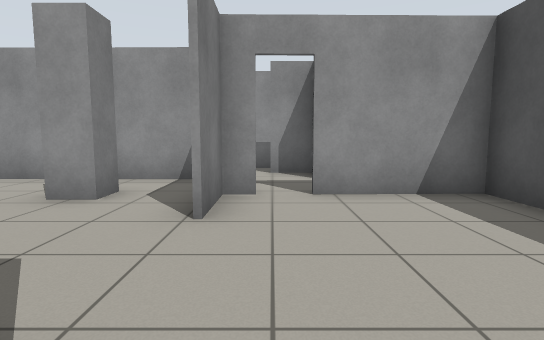
view 1 (above)

23 first-person views from a walk through a robot-simulator world made for Gazebo. The camera is 0.94 m above the floor, tilts 6° down and sees 80° across. The floor is counted in squares, 1 m on a side. Each view is taken from the middle of a square. On the plan, view 1 faces up. The plan holds only what a view shows up to about 12 squares ahead; the rest is blank.

view 2
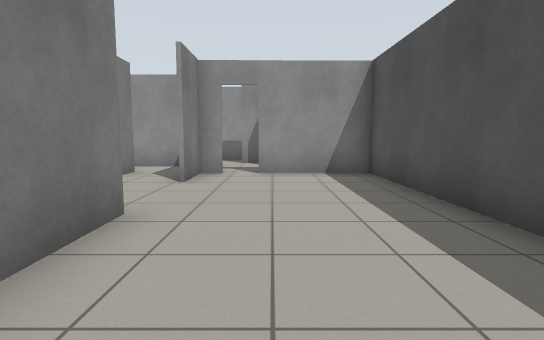

view 3
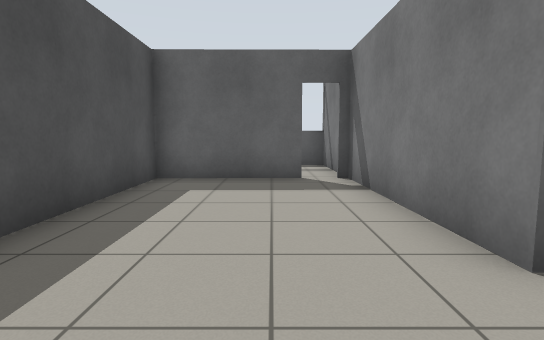

view 4
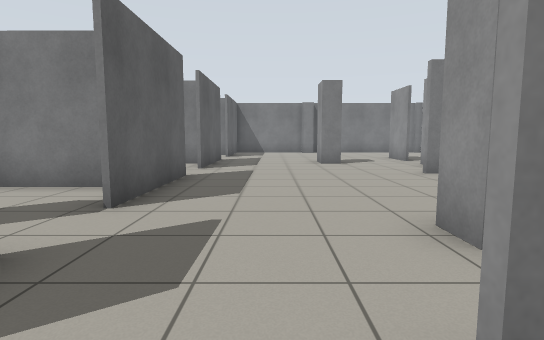

view 5
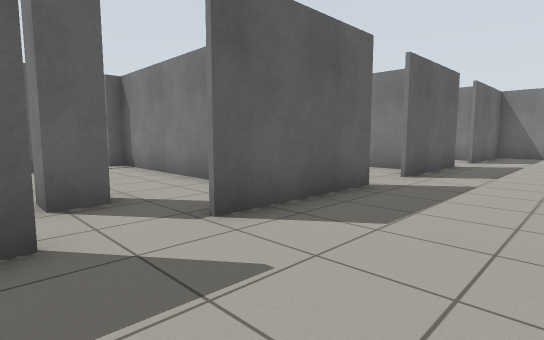

view 6
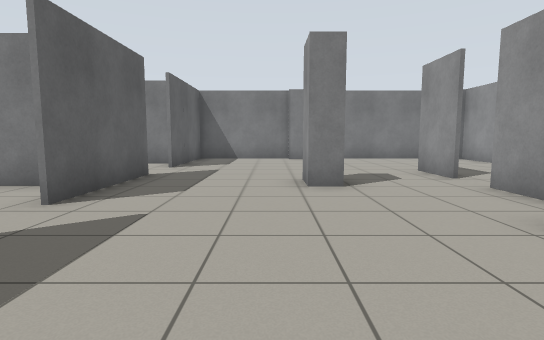

view 7
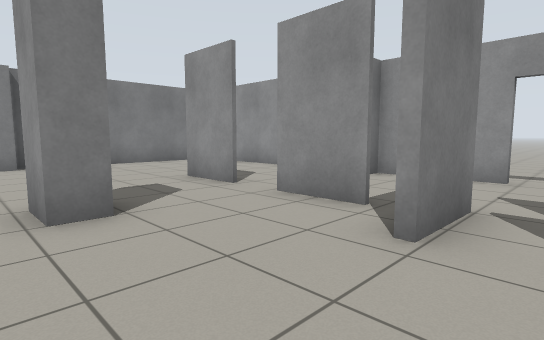

view 8
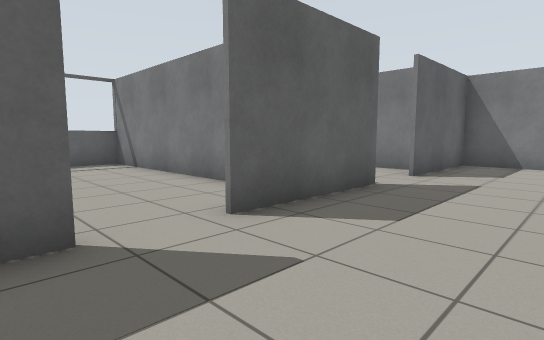

view 9
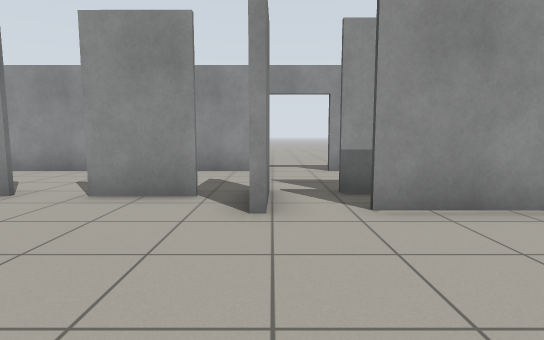

view 10
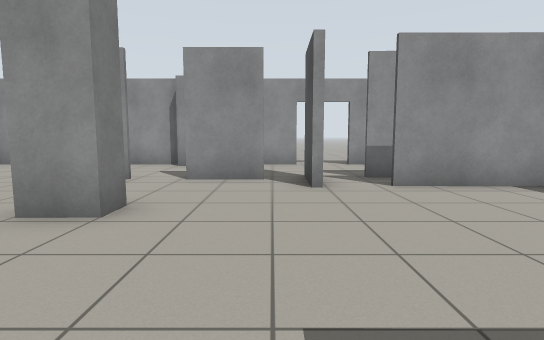

view 11
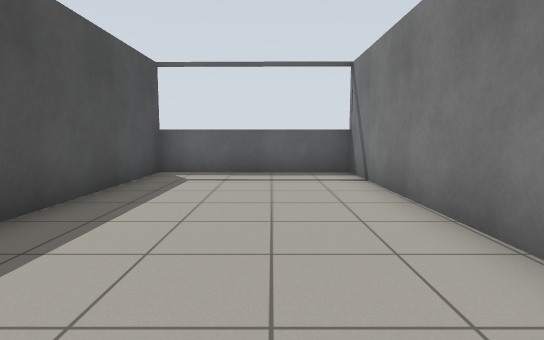

view 12
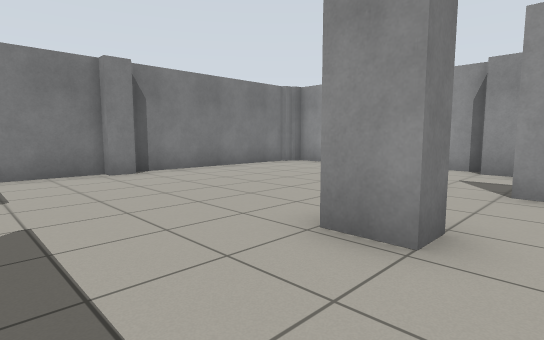

view 13
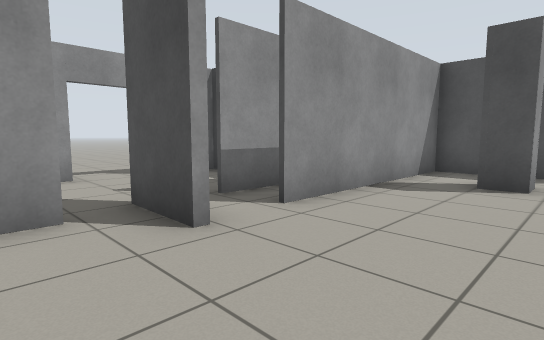

view 14
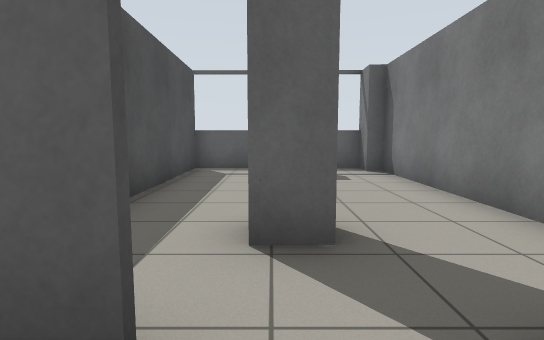

view 15
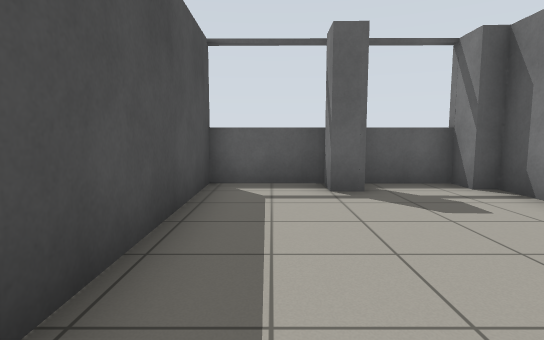

view 16
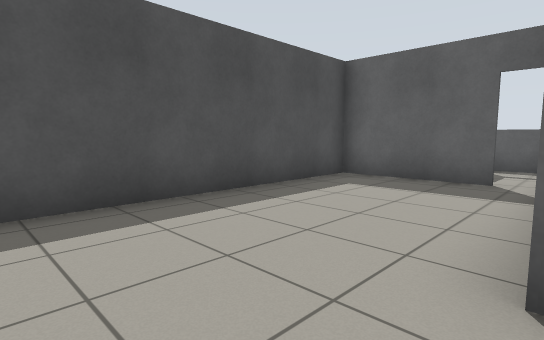

view 17
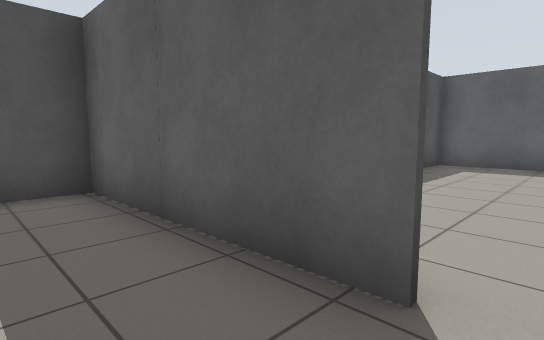

view 18
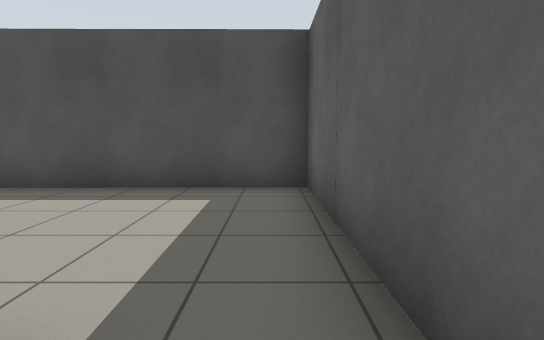

view 19
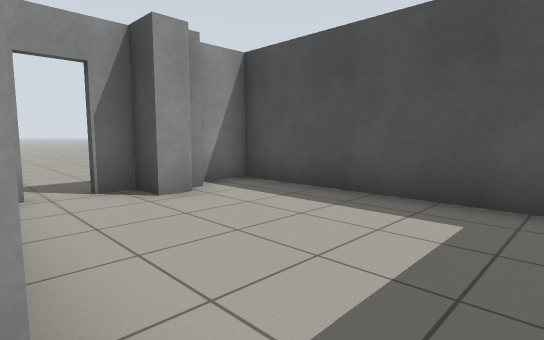

view 20
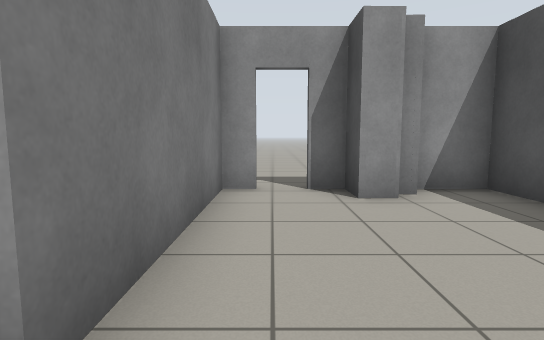

view 21
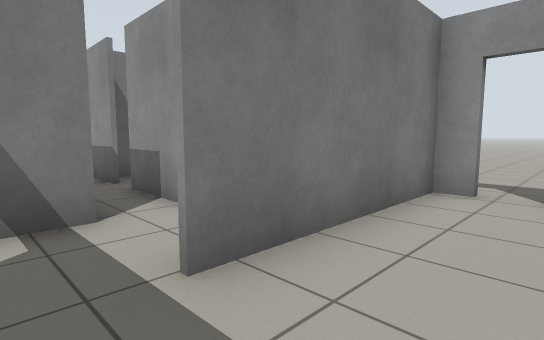

view 22
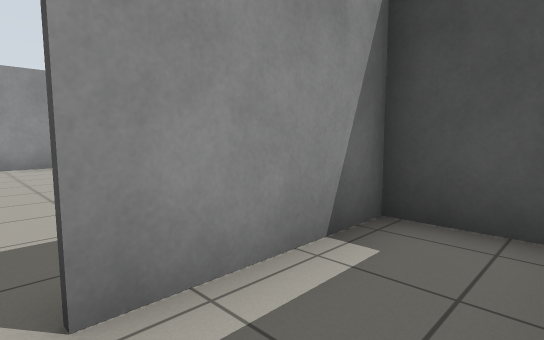

view 23
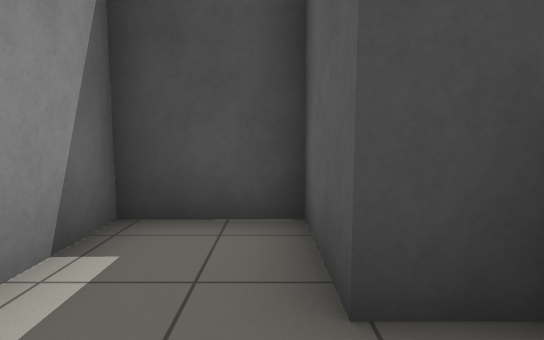

### Floor plan
Points are (right, up) in squares from view 1. A wall is a line through its corners. A room is listed if a view was taken in it or the views show most of it. See-through windows are left out.
Room 1 (views 1, 2, 3, 4)
walls: (-0.8, 0.9) (-0.7, -4); (0.3, -4.2) (3.6, -4.2); (3.6, -3.9) (3.5, 5.2) (0.6, 5.2); (-0.2, 5.2) (-0.9, 5.2) (-0.8, 3.6)
ways out: opening at (-1, 2.5) to room 2; open door at (0, 5) to room 4; open door at (0, -4) to room 5
Room 2 (views 5, 6, 7, 8, 9, 10, 11, 12, 13, 14, 16)
walls: (-11.1, 5.4) (-11.1, 4.7) (-11.9, 4.7); (-12, 8) (-13.9, 8); (-9.1, 8) (-10.9, 8); (-8.3, 6.8) (-8.2, 8.5); (-8, 8.5) (-8.1, 6.8); (-12.9, 1) (-9.3, 1); (-12, 11.7) (-18, 11.7); (-7.8, 0.9) (-4.1, 0.9); (-8.1, 11.7) (-11.1, 11.7) (-11.1, 11.2) (-12, 11.2); (-18.1, 5.3) (-18.1, 4.6) (-18.5, 4.6) (-18.5, 1.1) (-14.6, 1); (-3.6, 8.3) (-6.9, 8.3); (-2.7, 5.5) (-2.7, 4.7) (-3.3, 4.7) (-3.4, 5.5); (-2.6, 5.5) (-2.6, 4.7); (-4.8, 11.7) (-6.5, 11.7); (-18.5, 10.7) (-18.5, 5.2); (-2.5, 0.9) (-0.8, 0.9); (-1, 5.9) (-1, 7) (-6.8, 7)
ways out: opening at (-1, 2.5) to room 1; opening at (-3.5, 1) to room 3; opening at (-8.5, 1) to room 6; opening at (-13.5, 1); open door at (-7.5, 12); gap at (-11.5, 8); gap at (-9, 8); gap at (-7, 8)
Room 3 (view 15)
walls: (-3.6, -0.7) (-2.8, -0.7) (-2.8, -1.5); (-3.6, -6.5) (-2.9, -6.5); (-5.9, 0) (-6, -6.5); (-5.6, -7.4) (-1.1, -7.4); (-0.8, -7.7) (-0.8, -2.2)
ways out: opening at (-3.5, 1) to room 2
Room 4 (views 17, 18, 19, 20, 21)
walls: (1.1, 8.2) (-0.1, 8.2); (3.9, 10.8) (3.4, 10.8) (3.4, 11.7) (2.6, 11.7); (4.5, 11.2) (4, 11.2); (0.6, 5.3) (5.9, 5.3) (5.8, 11.7) (4.5, 11.7); (1.7, 11.7) (1.1, 11.7) (1.1, 7); (-0.9, 7.2) (-0.9, 6.2)
ways out: open door at (0, 5) to room 1; open door at (2, 12)
Room 5 (views 22, 23)
walls: (1.6, -6.4) (3.6, -6.4) (3.6, -3.9); (-0.7, -4) (-0.7, -7.6); (3.6, -4.3) (0.3, -4.3); (-1.1, -7.4) (0.9, -7.4)
ways out: open door at (0, -4) to room 1
Room 6 (no view inside)
walls: (-11.1, 0.6) (-11, -7.6); (-11.1, -7.3) (-6.1, -7.4); (-6.1, -7.6) (-6, -2.4)
ways out: opening at (-8.5, 1) to room 2

Where each view was taken, in squares from view 1:
view 1: 0 up, 0 right, facing up
view 2: 3 down, 1 right, facing up
view 3: 3 up, 1 right, facing down
view 4: 3 up, 0 right, facing left
view 5: 4 up, 2 left, facing down-left
view 6: 4 up, 5 left, facing left
view 7: 4 up, 7 left, facing up-left
view 8: 4 up, 7 left, facing down-left
view 9: 3 up, 8 left, facing up
view 10: 1 up, 9 left, facing up
view 11: 1 up, 9 left, facing down
view 12: 2 up, 10 left, facing up-left
view 13: 4 up, 10 left, facing up-right
view 14: 2 up, 3 left, facing down
view 15: 1 down, 2 left, facing down
view 16: 3 up, 1 left, facing down-right
view 17: 7 up, 0 right, facing down-right
view 18: 6 up, 0 right, facing right
view 19: 6 up, 1 right, facing up-right
view 20: 6 up, 2 right, facing up
view 21: 6 up, 3 right, facing up-left
view 22: 6 down, 0 right, facing up-right
view 23: 6 down, 0 right, facing right
